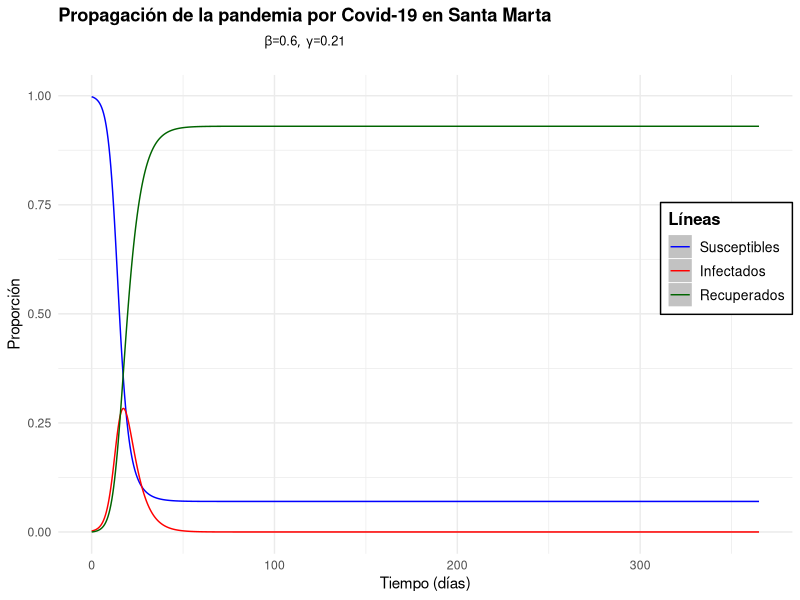
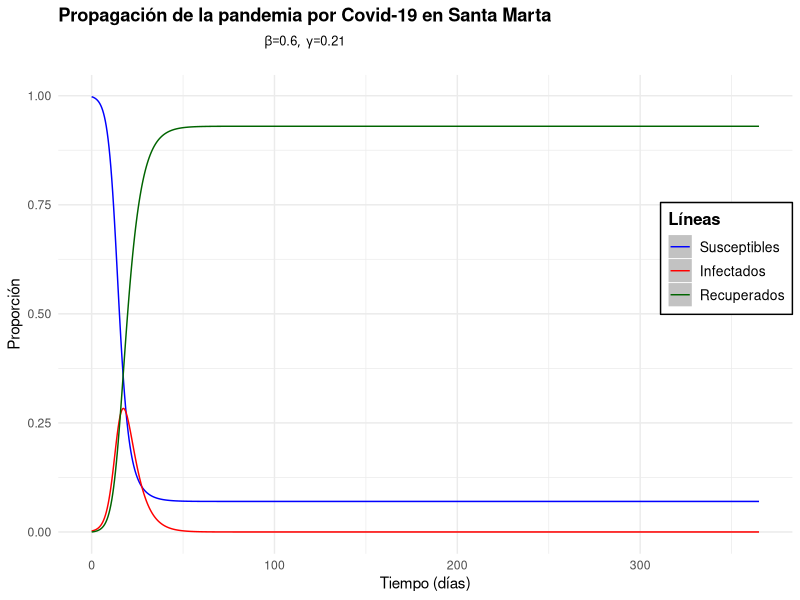

Generate these figures, in order, with R: (Note: this script raises an error after producing the figures.)
SIR.model <- function(t, b, g){ # function of t, b and g
  require(deSolve) # call in of the deSolve package
  N = 4500
  init <- c(S=1-(10/4500),I=10/4500,R=0)
  parameters <- c(beta=b,gamma=g) #paramters in the ode
  time <- seq(0,t,by=t/(2*length(1:t))) #time sequence for the ode solution
  eqn <- function(time,state,parameters){ #SIR odes
    with(as.list(c(state,parameters)),{ #so lve the ode using the parameters
      dS <- -beta*S*I #change in proportion of susceptibles (dS/dt)
      dI <- beta*S*I-gamma*I #change in proportion of infected (dI/dt)
      dR <- gamma*I #change in proportion of the recovered (dR/dt)
      return(list(c(dS,dI,dR)))}) #out as a list containing the values
  }
  out<-ode(y=init,times=time,eqn,parms=parameters, method = "rk4") #solve the ode using ode() in deSolve package
  out.df<-as.data.frame(out) #create a data frame of the output of ode()
  require(ggplot2) #call in ggplot2 package
  mytheme4 <- theme_minimal()
  theme_set(mytheme4) #http://docs.ggplot2.org/current/theme_update.html
  title <- bquote("Propagación de la pandemia por Covid-19 en Santa Marta") #title for plot
  subtit<-bquote(list(beta==.(parameters[1]),~gamma==.(parameters[2]))) #use of bquote to include Greek symbols of beta and gamma into subtitle
  res<-ggplot(out.df,aes(x=time))+ #set plot of ode data frame output and x-variable as time
    ggtitle(bquote(atop(bold(.(title)),atop(bold(.(subtit))))))+ # create the title and subtitle based on http://stackoverflow.com/q/30338719/6168956
    geom_line(aes(y=S,colour="Susceptibles"))+ #assign plot line as S from out.df
    geom_line(aes(y=I,colour="Infectados"))+ #assign plot line as I from out.df
    geom_line(aes(y=R,colour="Recuperados"))+ #assign plot line as R from out.df
    ylab(label="Proporción")+ #y-axis label
    xlab(label="Tiempo (días)")+ #x-axis label
    theme(legend.justification=c(1,0), legend.position=c(1,0.5))+ #legend justification - anchorpoint of legend, legend.position based on two-element numeric vector (x,y)
    theme(legend.title=element_text(size=12,face="bold"), #set font specification of title
          legend.background = element_rect(fill='#FFFFFF',size=0.5,linetype="solid"), #legend background set to white
          legend.text=element_text(size=10), #set legend text size
          legend.key=element_rect(colour="#FFFFFF", #set legend keys border to white
                                  fill='#C2C2C2', #fill set to gray
                                  size=0.25, #size of border
                                  linetype="solid"))+ #line type of border
    scale_colour_manual("Líneas", #title of legend
                        breaks=c("Susceptibles","Infectados","Recuperados"), #each level of lines, set to colour
                        values=c("blue","red","darkgreen")) #colours for each respective level
  print(res) #print output of plot
  ggsave(plot=res, # call plot name
         filename=paste0("SIRplot_","time",t,"beta",b,"gamma",g,".png"), #set the filename with parameters of time, beta and gamma
         width=5.75,height=4,dpi=120) #dimensions and resolution of .png file
  getwd() #display working directory for saved .png file location
  ic = g/(b*c)
  c <- which(out.df[['S']]<ic)-1
}
SIR.model(365,0.6,0.21)
Beta<-0.6
c <-3.5
gama<- 0.21
N1<-4500
I0<-10/N1
S0<-1-I0
R0<-0
p<-1
#SOlucion analitica del modelo SI
#dj = 1000000 * e^(0.8x) / (e^(1000000*c) + e^(0.8x))
#c = 0.0000115129154
analitica <- function(x) {
  r <- 4500 * exp(0.6*x) / (exp((4500)*3.5) + exp(0.6*x))
  return(r)
}
plot(t,resultados,type = "l",lwd = 2,main="Modelo SI (Susceptible-infectados) Solucion analitica\nCRv2(Code red 1)\nJulio 19 de 2001",xlab= "t(horas)",ylab = "# de infectados")
resultados = c()
for(i in t){
  resultados = c(resultados,analitica(i))
}
d<-365
S<-function(x,y,z,t) -Beta*x*y
I<-function(x,y,z,t) Beta*x*y-gama*y
R<-function(x,y,z,t) gama*y
vS<-replicate(d+1,0)
vI<-replicate(d+1,0)
vR<-replicate(d+1,0)
vS[1]<-S0
vI[1]<-I0
vR[1]<-R0
p<-2
while(p<=d+1){
  xi<-vS[p-1]
  yi<-vI[p-1]
  zi<-vR[p-1]
  k1<-p*S(xi,yi,zi,ti)
  l1<-p*I(xi,yi,zi,ti)
  m1<-p*R(xi,yi,zi,ti)
  k2<-p*S(xi+(1/2)*k1,yi+(1/2)*l1,zi+(1/2)*m1,ti+p/2)
  l2<-p*I(xi+(1/2)*k1,yi+(1/2)*l1,zi+(1/2)*m1,ti+p/2)
  m2<-p*R(xi+(1/2)*k1,yi+(1/2)*l1,zi+(1/2)*m1,ti+p/2)
  k3<-p*S(xi+(1/2)*k2,yi+(1/2)*l2,zi+(1/2)*m2,ti+p/2)
  l3<-p*I(xi+(1/2)*k2,yi+(1/2)*l2,zi+(1/2)*m2,ti+p/2)
  m3<-p*R(xi+(1/2)*k2,yi+(1/2)*l2,zi+(1/2)*m2,ti+p/2)
  k4<-p*S(xi+k3,yi+l3,zi+m3,ti+p)
  l4<-p*I(xi+k3,yi+l3,zi+m3,ti+p)
  m4<-p*R(xi+k3,yi+l3,zi+m3,ti+p)
  vS[p]<-xi+(1/6)*(k1+2*k2+2*k3+k4)
  vI[p]<-yi+(1/6)*(l1+2*l2+2*l3+l4)
  vR[p]<-zi+(1/6)*(m1+2*m2+2*m3+m4)
  p<-p+1
}
mi<- max(vI)
mi*N1
dmi<-which.max(vI)
dmi
mr<- max(vR)
MaxRec*N1
dmaxrec <- which.max(vR)
dmaxrec
pi<- mi
pi
pr<- mr
pr
cr<-integer(d)
for (i in 1:d){
  if (gama/(Beta*vI[i])>vS[i]){
    cr[i]<-1
  } 
}
plot(cr)
vr<- integer(60)
for(i in 1:60){
  vr[i]<-Beta*c*vS[i]/(gama*N1)   #(Beta*vI[i]*vS[i])/gama
}
max(vr)
plot(vr, type="l")
d <- 71
vS2<-replicate(d+1,0)
vI2<-replicate(d+1,0)
vR2<-replicate(d+1,0)
vS2[1]<-1
vI2[1]<-14
vR2[1]<-0
p<-2
while(p<=d+1){
  xi<-vS[p-1]
  yi<-vI[p-1]
  zi<-vR[p-1]
  k1<-p*S(xi,yi,zi,ti)
  l1<-p*I(xi,yi,zi,ti)
  m1<-p*R(xi,yi,zi,ti)
  k2<-p*S(xi+(1/2)*k1,yi+(1/2)*l1,zi+(1/2)*m1,ti+p/2)
  l2<-p*I(xi+(1/2)*k1,yi+(1/2)*l1,zi+(1/2)*m1,ti+p/2)
  m2<-p*R(xi+(1/2)*k1,yi+(1/2)*l1,zi+(1/2)*m1,ti+p/2)
  k3<-p*S(xi+(1/2)*k2,yi+(1/2)*l2,zi+(1/2)*m2,ti+p/2)
  l3<-p*I(xi+(1/2)*k2,yi+(1/2)*l2,zi+(1/2)*m2,ti+p/2)
  m3<-p*R(xi+(1/2)*k2,yi+(1/2)*l2,zi+(1/2)*m2,ti+p/2)
  k4<-p*S(xi+k3,yi+l3,zi+m3,ti+p)
  l4<-p*I(xi+k3,yi+l3,zi+m3,ti+p)
  m4<-p*R(xi+k3,yi+l3,zi+m3,ti+p)
  vS2[p]<-xi+(1/6)*(k1+2*k2+2*k3+k4)
  vI2[p]<-yi+(1/6)*(l1+2*l2+2*l3+l4)
  vR2[p]<-zi+(1/6)*(m1+2*m2+2*m3+m4)
  p<-p+1
}
plot(vS2, type="l", col="blue",axes=F,xlab = "Dias",ylab="Porcentaje")
par(new=TRUE)
plot(vI2, type="l",col="red",axes=F,xlab = "Dias",ylab="Porcentaje")
par(new=TRUE)
plot(vR2, type="l",col="black",xlab = "Dias",ylab="Porcentaje")
title(main="Contagio real de Covid-19 en Santa Marta")
legend(x = "right", legend = c("Susceptibles", "Infectados", "Recuperados"), fill = c("blue", "red","black"),box.lty=0)
tablaErrores<-matrix(0:0, nrow=10, ncol=12)
tablaErrores<-data.frame(tablaErrores)
colnames(tablaErrores)<-c("SusceptibleReal","SusceptibleAprox", "ErrorrelativoS","ErrorAbsolutoS",
                          "InfectadosReal", "InfectadosAprox", "ErrorrelativoI","ErrorAbsolutoI",
                          "RecuperadosReal","RecuperadosAprox", "ErrorrelativoR", "ErrorAbsolutoR")
tablaErrores$SusceptibleReal<-vS2[1:10]
tablaErrores$SusceptibleAprox<-vS[1:10]
tablaErrores$InfectadosReal<-vI2[1:10]
tablaErrores$InfectadosAprox<-vI[1:10]
tablaErrores$RecuperadosReal<-vR2[1:10]
tablaErrores$RecuperadosAprox<-vR[1:10]
for (i in 1:10){ 
  tablaErrores$ea[i]<-abs(vS[i]-vS2[i])
  tablaErrores$er[i]<-tablaErrores$er[i]/vS[i]
  tablaErrores$eai[i]<-abs(vI[i]-vI2[i])
  tablaErrores$eri[i]<-tablaErrores$eri[i]/vI[i]
  tablaErrores$ear[i]<-abs(vR[i]-vR2[i])
  tablaErrores$err[i]<-tablaErrores$err[i]/vR[i]
}
View(tablaErrores)
